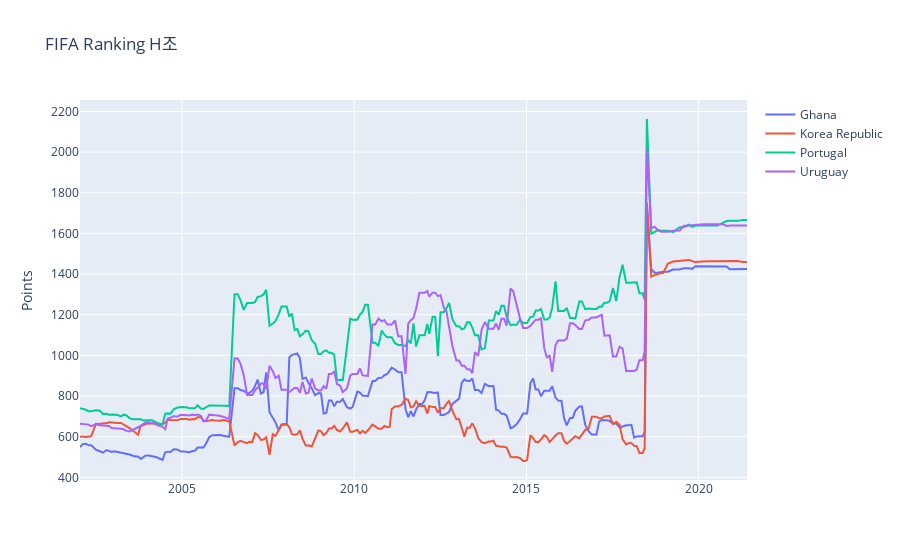

Notebook source saved alongside this figure:
### Code cell
fig = go.Figure()

for i in range(len(ranking.values)):
    fig.add_trace(go.Scatter(x = ranking.columns, 
                             y = ranking.iloc[i],
                             name = ranking.index[i]))
    
fig.update_layout(
    title="FIFA Ranking H조",
    yaxis_title="Points"
)
fig.show()

### Figure 1 — Plotly figure (JSON) as saved in the notebook; plotly's stock layout.template omitted (floating-point values rounded to 4 significant figures; data arrays with more than 128 entries replaced by an {"elided": "..."} marker saying what was removed)
{"data": [{"name": "Ghana", "type": "scatter", "x": {"elided": "220 str values"}, "y": {"elided": "220 int values"}}, {"name": "Korea Republic", "type": "scatter", "x": {"elided": "220 str values"}, "y": {"elided": "220 int values"}}, {"name": "Portugal", "type": "scatter", "x": {"elided": "220 str values"}, "y": {"elided": "220 int values"}}, {"name": "Uruguay", "type": "scatter", "x": {"elided": "220 str values"}, "y": {"elided": "220 int values"}}], "layout": {"title": {"text": "FIFA Ranking H조"}, "yaxis": {"title": {"text": "Points"}}}}
